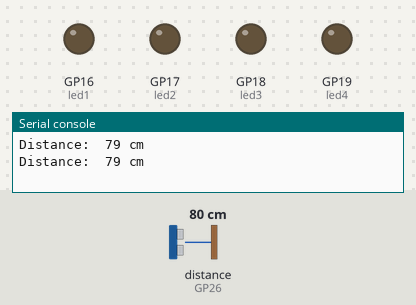
Recording of a program running on a simulated Raspberry Pi Pico running MicroPython. Parts: output pins drawn as LEDs (lit = HIGH), the last lines printed to the serial console. Inputs (shaded band) come from the test bench; at power-on: distance to the obstacle (sensor on GP26) 80 cm. The echo pulse lasts 58.3 µs per cm; pins used as bus, display or sensor lines are not drawn.

Above: at 3.2 s.
3.3 s: distance to the obstacle (sensor on GP26) set to 24 cm
4.8 s: distance to the obstacle (sensor on GP26) set to 19 cm
At 5.8 s:
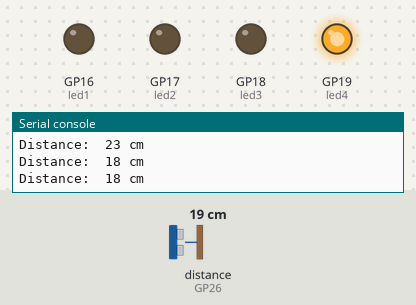
6.5 s: distance to the obstacle (sensor on GP26) set to 15 cm
At 7.1 s:
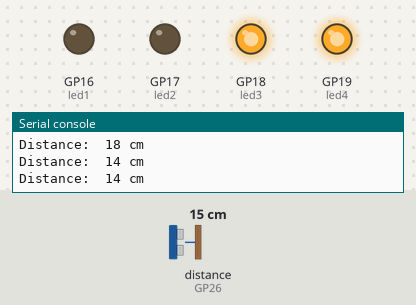
8.0 s: distance to the obstacle (sensor on GP26) set to 13 cm
9.5 s: distance to the obstacle (sensor on GP26) set to 10 cm
At 10.7 s:
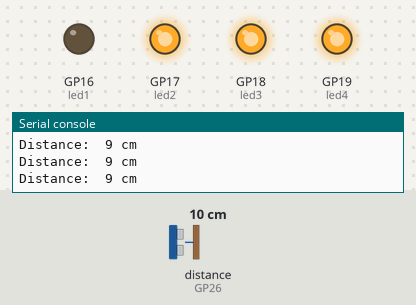
11.0 s: distance to the obstacle (sensor on GP26) set to 18 cm
At 12.3 s:
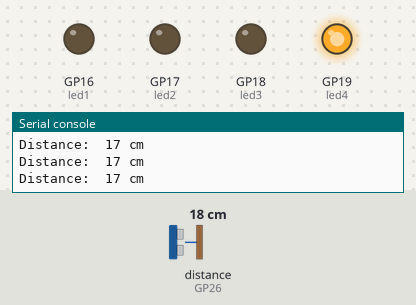
Timing chart, 0 to 13.5 s (numbered marks = the images above; inputs shaded):
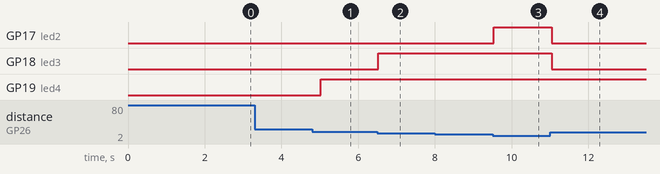

The program:

Project_28.2_Ultrasonic_Ranger.py
```python
from machine import Pin
import time

#Define the pins of four leds.
led1 = Pin(16, Pin.OUT)
led2 = Pin(17, Pin.OUT)
led3 = Pin(18, Pin.OUT)
led4 = Pin(19, Pin.OUT)

#Define the control pins of the ultrasonic ranging module.
Trig = Pin(27, Pin.OUT, 0)
Echo = Pin(26, Pin.IN, 0)

distance = 0 # Define the initial distance to be 0.
soundVelocity = 340 #Set the speed of sound.

# The getDistance() function is used to drive the ultrasonic module to measure distance,
# the Trig pin keeps at high level for 10us to start the ultrasonic module.
# Echo.value() is used to read the status of ultrasonic module’s Echo pin,
# and then use timestamp function of the time module to calculate the duration of Echo
# pin’s high level,calculate the measured distance based on time and return the value.
def getDistance():
    Trig.value(1)
    time.sleep_us(10)
    Trig.value(0)
    while not Echo.value():
        pass
    pingStart = time.ticks_us()
    while Echo.value():
        pass
    pingStop = time.ticks_us()
    distanceTime = time.ticks_diff(pingStop, pingStart) // 2
    distance = int(soundVelocity * distanceTime // 10000)
    return distance

# Delay for 2 seconds and wait for the ultrasonic module to stabilize,
# Print data obtained from ultrasonic module every 500 milliseconds.
time.sleep(2)
while True:
    time.sleep_ms(500)
    distance = getDistance()
    print("Distance: ", distance, "cm")
    if distance <= 5:
       led1.value(1)
    else:
       led1.value(0)
    if distance <= 10:
       led2.value(1)
    else:
       led2.value(0)
    if distance <= 15:
       led3.value(1)
    else:
       led3.value(0)
    if distance <= 20:
       led4.value(1)
    else:
       led4.value(0)
```

Measured:
- the behaviour switches between 22 and 21 cm on distance to the obstacle (sensor on GP26) (found by bisection; images 0 and 1)
- the behaviour switches between 17 and 16 cm on distance to the obstacle (sensor on GP26) (found by bisection; images 1 and 2)
- the behaviour switches between 12 and 11 cm on distance to the obstacle (sensor on GP26) (found by bisection; images 2 and 3)
- after the input at 4.8 s, GP19 (led4): LOW → HIGH after 0.22 s
- after the input at 6.5 s, GP18 (led3): LOW → HIGH at once
- after the input at 9.5 s, GP17 (led2): LOW → HIGH at once
- after the input at 11.0 s, GP17 (led2), GP18 (led3): HIGH → LOW at once
